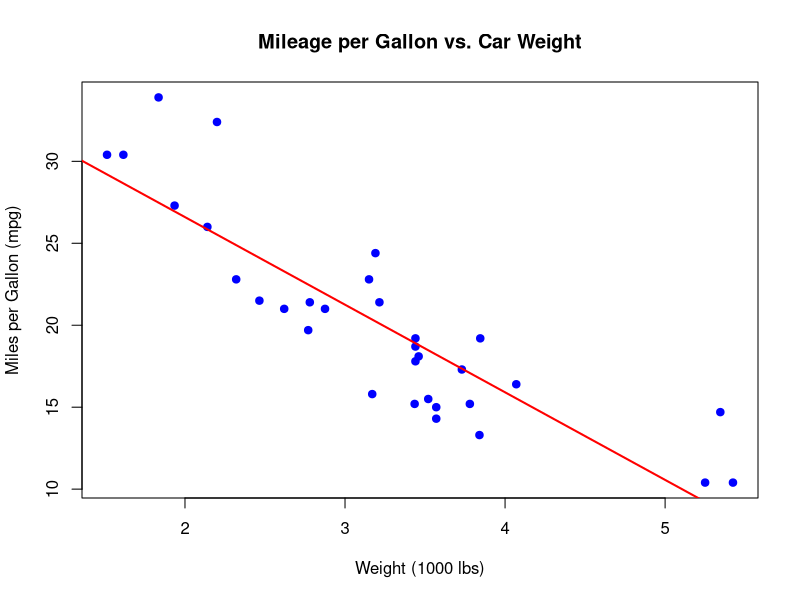

Here is the R script that generated this plot:

# Import dataset
data("mtcars")

# View first few rows
head(mtcars)

# View structure
str(mtcars)

# Print first 10 rows of first column (mpg)
print(mtcars[1:10, 1])

# View summary stats for each column
summary(mtcars)

# Plot mtcars mpg vs. weight
plot(mtcars$wt, mtcars$mpg,
     main = "Mileage per Gallon vs. Car Weight",
     xlab = "Weight (1000 lbs)",
     ylab = "Miles per Gallon (mpg)",
     pch = 19,
     col = "blue")

# Add a regression line to the plot
abline(lm(mpg ~ wt, data = mtcars), col = "red", lwd = 2)


##################################################


# Create an S3 object example
s3_obj <- list(name = "Myself", age = 28, GPA = 3.9)
class(s3_obj) <- "student_s3"

# Create an S4 class and object example
setClass("student_s4",
         slots = c(name = "character", age = "numeric", GPA = "numeric"))
s4_obj <- new("student_s4", name = "Myself", age = 28, GPA = 3.9)

# Print statements for each type of object (s3 and s4)
print(s3_obj)
print(s4_obj)

# Check whether object is S3 or S4 using function
isS4(s4_obj)
isS4(s3_obj)

# Multiple options for testing type of object

# Using typeof()
typeof(s3_obj)
typeof(s4_obj)
# Using str()
str(s3_obj)
str(s4_obj)


